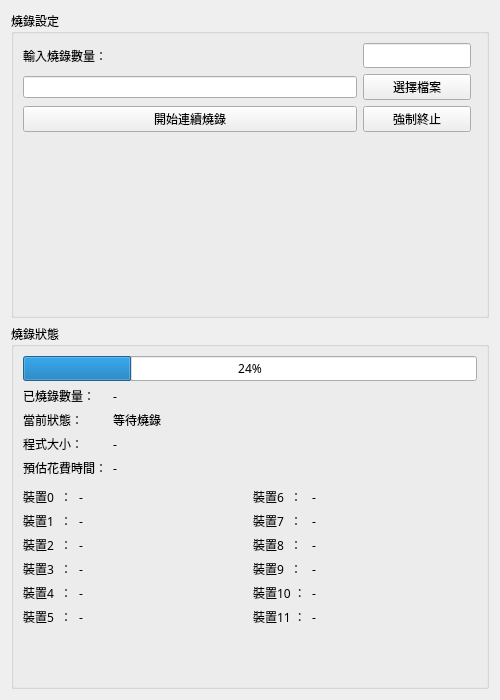
<?xml version="1.0" encoding="UTF-8"?>
<ui version="4.0">
 <class>MainWidgetAsaProgQc</class>
 <widget class="QWidget" name="MainWidgetAsaProgQc">
  <property name="geometry">
   <rect>
    <x>0</x>
    <y>0</y>
    <width>500</width>
    <height>700</height>
   </rect>
  </property>
  <property name="font">
   <font>
    <family>微軟正黑體</family>
   </font>
  </property>
  <layout class="QVBoxLayout" name="verticalLayout_3">
   <item>
    <widget class="QGroupBox" name="groupBox_basicFuns">
     <property name="title">
      <string>燒錄設定</string>
     </property>
     <layout class="QGridLayout" name="gridLayout">
      <item row="1" column="0">
       <widget class="QLabel" name="label_inputNum">
        <property name="text">
         <string>輸入燒錄數量：</string>
        </property>
       </widget>
      </item>
      <item row="1" column="1">
       <widget class="QLineEdit" name="lineEdit_num">
        <property name="sizePolicy">
         <sizepolicy hsizetype="Preferred" vsizetype="Fixed">
          <horstretch>0</horstretch>
          <verstretch>0</verstretch>
         </sizepolicy>
        </property>
       </widget>
      </item>
      <item row="2" column="0">
       <widget class="QLineEdit" name="lineEdit_selectFile">
        <property name="font">
         <font>
          <family>Consolas</family>
         </font>
        </property>
       </widget>
      </item>
      <item row="2" column="1">
       <widget class="QPushButton" name="pushButton_selectFile">
        <property name="text">
         <string>選擇檔案</string>
        </property>
       </widget>
      </item>
      <item row="4" column="0" colspan="3">
       <widget class="QLabel" name="label_steps">
        <property name="font">
         <font>
          <family>微軟正黑體</family>
         </font>
        </property>
        <property name="text">
         <string>&lt;html&gt;&lt;head/&gt;&lt;body&gt;&lt;p&gt;&lt;br/&gt;&lt;/p&gt;&lt;p&gt;&lt;br/&gt;&lt;/p&gt;&lt;p&gt;&lt;br/&gt;&lt;/p&gt;&lt;p&gt;&lt;br/&gt;&lt;/p&gt;&lt;/body&gt;&lt;/html&gt;</string>
        </property>
       </widget>
      </item>
      <item row="3" column="0">
       <widget class="QPushButton" name="pushButton_startProg">
        <property name="text">
         <string>開始連續燒錄</string>
        </property>
       </widget>
      </item>
      <item row="3" column="1">
       <widget class="QPushButton" name="pushButton_stopProg">
        <property name="text">
         <string>強制終止</string>
        </property>
       </widget>
      </item>
     </layout>
    </widget>
   </item>
   <item>
    <widget class="QGroupBox" name="groupBox_status">
     <property name="title">
      <string>燒錄狀態</string>
     </property>
     <layout class="QVBoxLayout" name="verticalLayout">
      <item>
       <widget class="QProgressBar" name="progressBar">
        <property name="value">
         <number>24</number>
        </property>
       </widget>
      </item>
      <item>
       <layout class="QFormLayout" name="formLayout">
        <item row="1" column="0">
         <widget class="QLabel" name="label_statusTitle">
          <property name="text">
           <string>當前狀態：</string>
          </property>
         </widget>
        </item>
        <item row="2" column="0">
         <widget class="QLabel" name="label_programSizeTitle">
          <property name="text">
           <string>程式大小：</string>
          </property>
         </widget>
        </item>
        <item row="2" column="1">
         <widget class="QLabel" name="label_programSizeContent">
          <property name="text">
           <string>-</string>
          </property>
         </widget>
        </item>
        <item row="3" column="0">
         <widget class="QLabel" name="label_etcTitle">
          <property name="text">
           <string>預估花費時間：</string>
          </property>
         </widget>
        </item>
        <item row="3" column="1">
         <widget class="QLabel" name="label_etcContent">
          <property name="text">
           <string>-</string>
          </property>
         </widget>
        </item>
        <item row="1" column="1">
         <widget class="QLabel" name="label_statusContent">
          <property name="text">
           <string>等待燒錄</string>
          </property>
         </widget>
        </item>
        <item row="0" column="0">
         <widget class="QLabel" name="label_progedNum">
          <property name="text">
           <string>已燒錄數量：</string>
          </property>
         </widget>
        </item>
        <item row="0" column="1">
         <widget class="QLabel" name="label_progedNumContent">
          <property name="text">
           <string>-</string>
          </property>
         </widget>
        </item>
       </layout>
      </item>
      <item>
       <layout class="QHBoxLayout" name="horizontalLayout">
        <property name="topMargin">
         <number>5</number>
        </property>
        <item>
         <layout class="QFormLayout" name="formLayout_3">
          <property name="fieldGrowthPolicy">
           <enum>QFormLayout::AllNonFixedFieldsGrow</enum>
          </property>
          <property name="labelAlignment">
           <set>Qt::AlignLeading|Qt::AlignLeft|Qt::AlignVCenter</set>
          </property>
          <property name="verticalSpacing">
           <number>6</number>
          </property>
          <item row="0" column="0">
           <widget class="QLabel" name="label_dut0Title">
            <property name="text">
             <string>裝置0  ：</string>
            </property>
           </widget>
          </item>
          <item row="0" column="1">
           <widget class="QLabel" name="label_dut0Content">
            <property name="text">
             <string>-</string>
            </property>
           </widget>
          </item>
          <item row="1" column="0">
           <widget class="QLabel" name="label_dut1Title">
            <property name="text">
             <string>裝置1  ：</string>
            </property>
           </widget>
          </item>
          <item row="1" column="1">
           <widget class="QLabel" name="label_dut1Content">
            <property name="text">
             <string>-</string>
            </property>
           </widget>
          </item>
          <item row="2" column="0">
           <widget class="QLabel" name="label_dut2Title">
            <property name="text">
             <string>裝置2  ：</string>
            </property>
           </widget>
          </item>
          <item row="2" column="1">
           <widget class="QLabel" name="label_dut2Content">
            <property name="text">
             <string>-</string>
            </property>
           </widget>
          </item>
          <item row="3" column="0">
           <widget class="QLabel" name="label_dut3Title">
            <property name="text">
             <string>裝置3  ：</string>
            </property>
           </widget>
          </item>
          <item row="3" column="1">
           <widget class="QLabel" name="label_dut3Content">
            <property name="text">
             <string>-</string>
            </property>
           </widget>
          </item>
          <item row="4" column="0">
           <widget class="QLabel" name="label_dut4Title">
            <property name="text">
             <string>裝置4  ：</string>
            </property>
           </widget>
          </item>
          <item row="4" column="1">
           <widget class="QLabel" name="label_dut4Content">
            <property name="text">
             <string>-</string>
            </property>
           </widget>
          </item>
          <item row="5" column="0">
           <widget class="QLabel" name="label_dut5Title">
            <property name="text">
             <string>裝置5  ：</string>
            </property>
           </widget>
          </item>
          <item row="5" column="1">
           <widget class="QLabel" name="label_dut5Content">
            <property name="text">
             <string>-</string>
            </property>
           </widget>
          </item>
         </layout>
        </item>
        <item>
         <layout class="QFormLayout" name="formLayout_2">
          <property name="verticalSpacing">
           <number>6</number>
          </property>
          <item row="0" column="0">
           <widget class="QLabel" name="label_dut6Title">
            <property name="text">
             <string>裝置6  ：</string>
            </property>
           </widget>
          </item>
          <item row="0" column="1">
           <widget class="QLabel" name="label_dut6Content">
            <property name="text">
             <string>-</string>
            </property>
           </widget>
          </item>
          <item row="1" column="0">
           <widget class="QLabel" name="label_dut7Title">
            <property name="text">
             <string>裝置7  ：</string>
            </property>
           </widget>
          </item>
          <item row="1" column="1">
           <widget class="QLabel" name="label_dut7Content">
            <property name="text">
             <string>-</string>
            </property>
           </widget>
          </item>
          <item row="2" column="0">
           <widget class="QLabel" name="label_dut8Title">
            <property name="text">
             <string>裝置8  ：</string>
            </property>
           </widget>
          </item>
          <item row="2" column="1">
           <widget class="QLabel" name="label_dut8Content">
            <property name="text">
             <string>-</string>
            </property>
           </widget>
          </item>
          <item row="3" column="0">
           <widget class="QLabel" name="label_dut9Title">
            <property name="text">
             <string>裝置9  ：</string>
            </property>
           </widget>
          </item>
          <item row="3" column="1">
           <widget class="QLabel" name="label_dut9Content">
            <property name="text">
             <string>-</string>
            </property>
           </widget>
          </item>
          <item row="4" column="0">
           <widget class="QLabel" name="label_dut10Title">
            <property name="text">
             <string>裝置10 ：</string>
            </property>
           </widget>
          </item>
          <item row="4" column="1">
           <widget class="QLabel" name="label_dut10Content">
            <property name="text">
             <string>-</string>
            </property>
           </widget>
          </item>
          <item row="5" column="0">
           <widget class="QLabel" name="label_dut11Title">
            <property name="text">
             <string>裝置11 ：</string>
            </property>
           </widget>
          </item>
          <item row="5" column="1">
           <widget class="QLabel" name="label_dut11Content">
            <property name="text">
             <string>-</string>
            </property>
           </widget>
          </item>
         </layout>
        </item>
       </layout>
      </item>
      <item>
       <spacer name="verticalSpacer">
        <property name="orientation">
         <enum>Qt::Vertical</enum>
        </property>
        <property name="sizeHint" stdset="0">
         <size>
          <width>20</width>
          <height>40</height>
         </size>
        </property>
       </spacer>
      </item>
     </layout>
    </widget>
   </item>
  </layout>
 </widget>
 <resources/>
 <connections/>
</ui>
